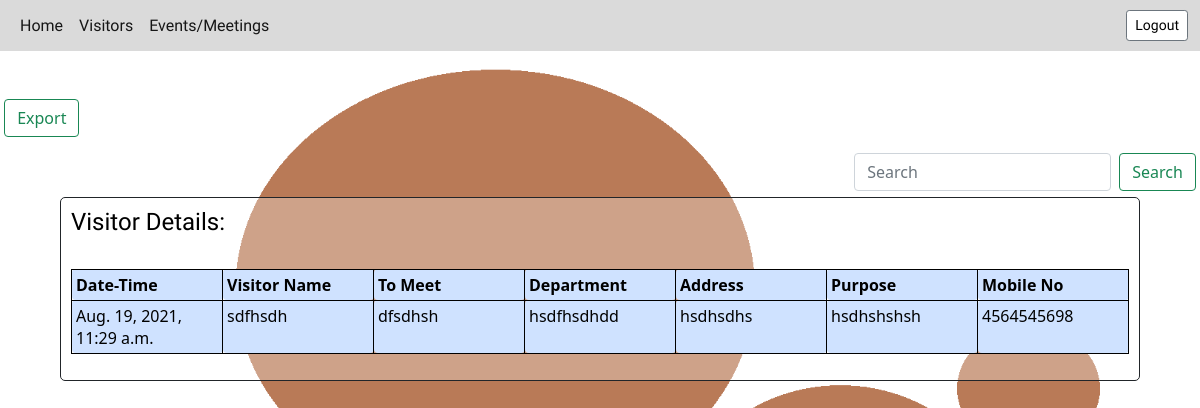
Before: /visitors/ with the older database file.
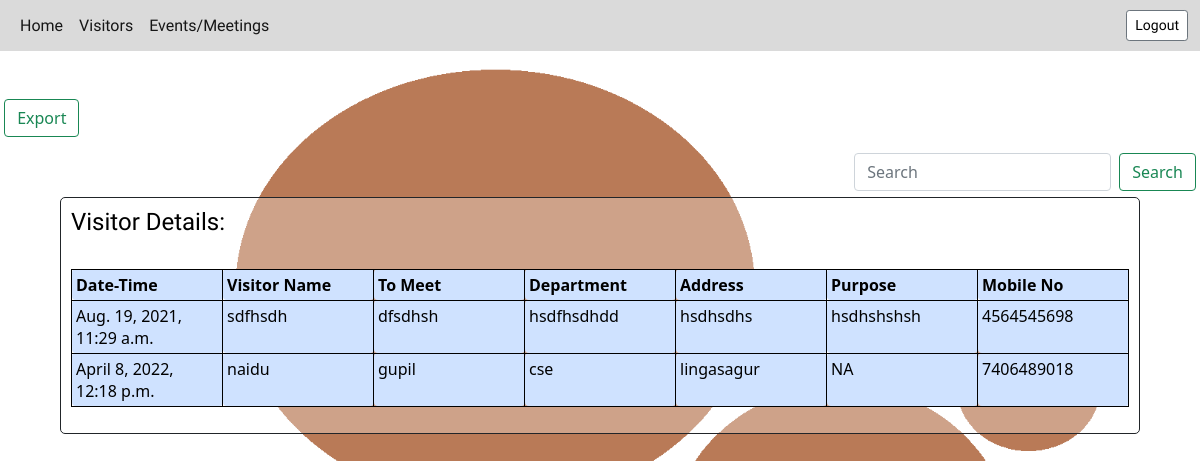
After: the same page with the newer database file.
### application/models.py (models this page shows, shortened)
class Visitor(models.Model):
    datetime = models.DateTimeField(default=now)
    visitorname = models.CharField(max_length=50)
    tomeet = models.CharField(max_length=50)
    department = models.CharField(max_length=50)
    address = models.TextField()
    purpose = models.TextField()
    mobile = models.IntegerField()
    class Meta:
        db_table = "Visitor"

### application/views.py (the view)
# urls.py: path('visitors/', views.visitors, name='Visitors'),
def visitors(request):
    search = request.GET.get('search')
    if search is None:
        Visitors = Visitor.objects.all()
    else:
        Visitors = Visitor.objects.filter(
            Q(datetime__icontains= search) | Q(visitorname__icontains= search) | Q(tomeet__icontains= search)
            | Q(department__icontains= search) | Q(address__icontains= search)
            | Q(purpose__icontains= search) | Q(mobile__icontains= search))
    return render(request, 'application/visitors.html', {'Visitors': Visitors})

### application/templates/application/visitors.html (shortened to what this page needs)
{% extends 'application/basic.html' %}
{% block body %}
{% load static %}
<div>
    <br>
    <br>
    <form class="d-flex" action="/exportvisitors/" method="GET">
        &nbsp<button class="btn btn-outline-success" type="submit">Export</button>
      </form>
<form class="d-flex" style="float:right" action="/visitors/" method="GET">
        <input class="form-control me-2" type="search" name="search" placeholder="Search" aria-label="Search">
        <button class="btn btn-outline-success" type="submit">Search</button>&nbsp
      </form>
</div>
<div style="margin:5%; padding:10px; background-color:rgba(253, 253, 253, 0.3);border:1px solid;border-radius:5px;">
    <h4 style="color:black;font-family: 'Black Ops One';">Visitor Details:</h4><br>
<center>
    <table class="table table-primary table-sm" style="table-layout: fixed; ">
    <tr>
        <th>Date-Time</th>
        <th>Visitor Name</th>
        <th>To Meet</th>
        <th>Department</th>
        <th>Address</th>
        <th>Purpose</th>
        <th>Mobile No</th>
    </tr>
        {% for visitor in Visitors %}
        <tr>
        <td>{{ visitor.datetime }}</td>
        <td>{{ visitor.visitorname }}</td>
        <td>{{ visitor.tomeet }}</td>
        <td>{{ visitor.department }}</td>
        <td>{{ visitor.address }}</td>
        <td>{{ visitor.purpose }}</td>
        <td>{{ visitor.mobile }}</td>
    </tr>
        {% endfor %}
</table>
</center>
</div>
{% endblock %}

Changed rows visible on the page:
added Visitor: datetime "April 8, 2022, 12:18 p.m.", visitorname "naidu", tomeet "gupil", department "cse", address "lingasagur", purpose "NA", mobile "7406489018"
